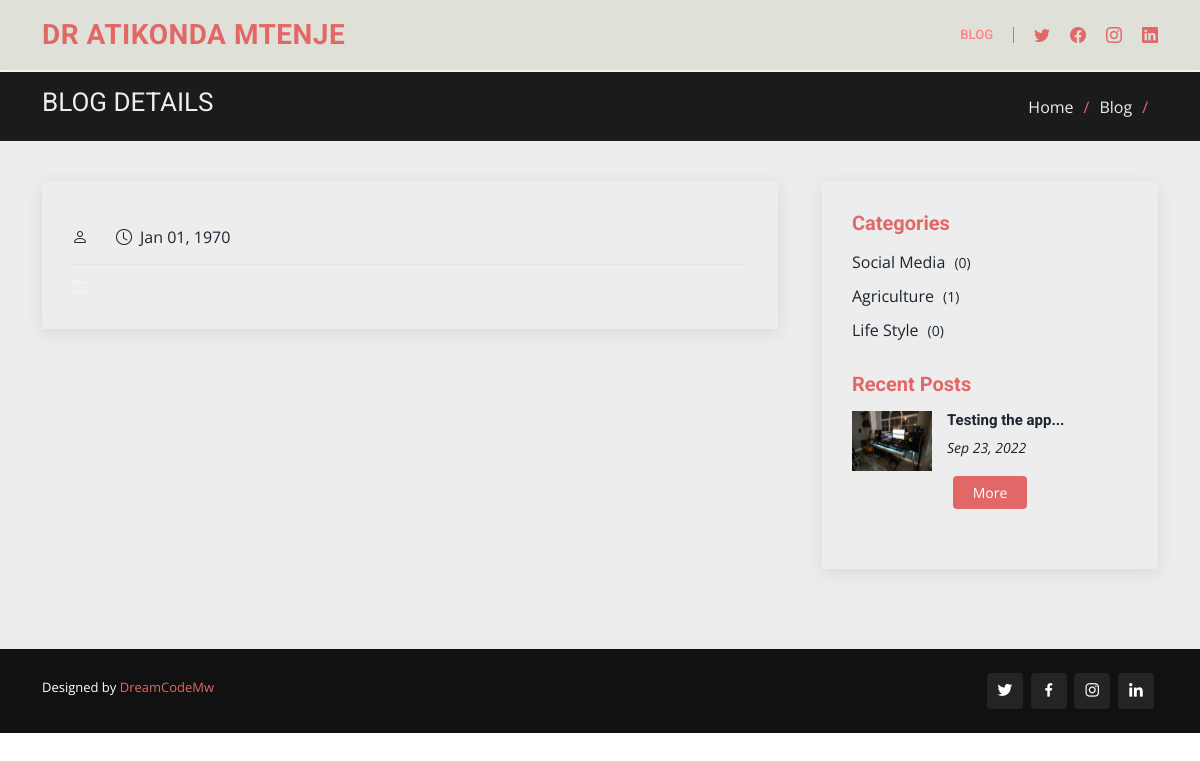
The app's page /blog-details.php, older data.
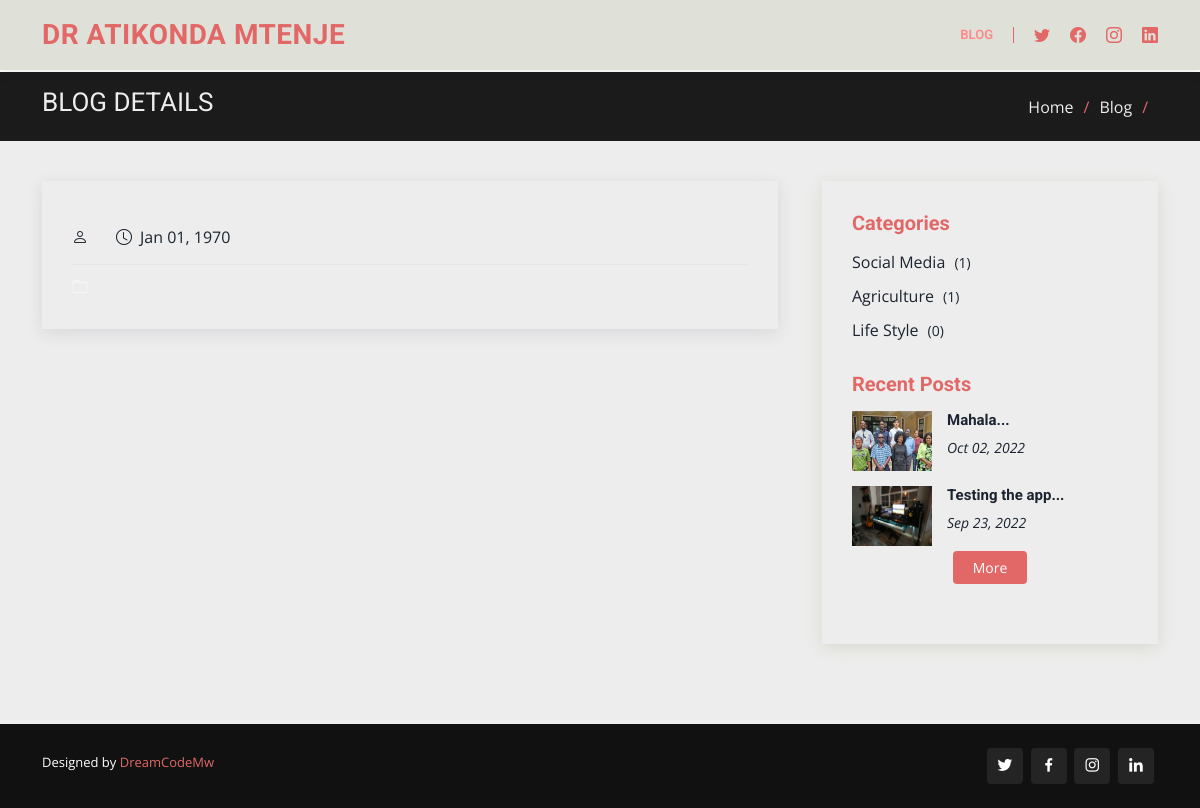
The same page, newer data.
### tables this page shows
CREATE TABLE IF NOT EXISTS `categories` (
  `category_id` int(11) NOT NULL AUTO_INCREMENT,
  `category_name` varchar(100) DEFAULT NULL,
  `upload_date` date DEFAULT NULL,
  PRIMARY KEY (`category_id`)
);

CREATE TABLE IF NOT EXISTS `blogs` (
  `blog_id` int(11) NOT NULL AUTO_INCREMENT,
  `category_id` int(11) DEFAULT NULL,
  `title` varchar(200) DEFAULT NULL,
  `author` varchar(200) DEFAULT NULL,
  `image` varchar(200) DEFAULT NULL,
  `content` text,
  `date` date DEFAULT NULL,
  PRIMARY KEY (`blog_id`)
);

### classes/dbh.class.php (called while the page is built)
<?php
class Dbh{
	private $host = "localhost";
	private $user = "root";
	private $pwd = "";
	private $dbname = "atikonda";
	protected function connect(){
	$dsn = 'mysql:host=' . $this->host . ';dbname='. $this->dbname;
	$pdo =  new PDO($dsn, $this->user, $this->pwd, array(PDO::ATTR_ERRMODE => PDO::ERRMODE_WARNING));
    $pdo->setAttribute(PDO::ATTR_DEFAULT_FETCH_MODE, PDO::FETCH_ASSOC);
    return $pdo;
	}
}
?>

### classes/blog.class.php (called while the page is built, shortened)
<?php
include_once "dbh.class.php";
class Blog extends Dbh
{
    protected function viewsCategories()
    {
        $sql = "SELECT * FROM categories ORDER BY `category_id` DESC";
        $stmt = $this->connect()->query($sql);
        return $stmt->fetchAll();
    }
    protected function viewsBlogWithLimit($start, $end)
    {
        $sql = "SELECT * FROM `blogs` INNER JOIN `categories` ON blogs.category_id = categories.category_id ORDER BY blogs.blog_id DESC LIMIT $start, $end";
        $stmt = $this->connect()->query($sql);
        return $stmt->fetchAll();
    }
    protected function countsBlogAndCategory($id)
    {
        $sql = "SELECT * FROM `blogs` INNER JOIN `categories` ON blogs.category_id = categories.category_id WHERE categories.category_id = ?";
        $stmt = $this->connect()->prepare($sql);
        $stmt->execute([$id]);
        return $stmt->rowCount();
    }
}

### classes/blogcontr.class.php (called while the page is built, shortened)
<?php
include_once "blog.class.php";
class BlogContr extends Blog
{
    public function viewCategories()
    {
        return $this->viewsCategories();
    }
    public function viewBlogWithLimit($start, $end)
    {
        return $this->viewsBlogWithLimit($start, $end);
    }
    public function countBlogAndCategory($id)
    {
        return $this->countsBlogAndCategory($id);
    }
}

### blog-details.php (the view, shortened to what the changed rows need)
<?php
include_once "classes/blogcontr.class.php";
$blog = new BlogContr;
?>
<!DOCTYPE html>
<html lang="en">
<head>
  <link href="assets/vendor/animate.css/animate.min.css" rel="stylesheet">
  <link href="assets/vendor/aos/aos.css" rel="stylesheet">
  <link href="assets/vendor/bootstrap/css/bootstrap.min.css" rel="stylesheet">
  <link href="assets/vendor/bootstrap-icons/bootstrap-icons.css" rel="stylesheet">
  <link href="assets/vendor/boxicons/css/boxicons.min.css" rel="stylesheet">
  <link href="assets/vendor/glightbox/css/glightbox.min.css" rel="stylesheet">
  <link href="assets/vendor/remixicon/remixicon.css" rel="stylesheet">
  <link href="assets/vendor/swiper/swiper-bundle.min.css" rel="stylesheet">
  <link href="assets/css/style1.css" rel="stylesheet">
</head>
<body>
  <header id="header" class="fixed-top">
    <div class="container d-flex align-items-center">
      <h1 class="logo me-auto"><a href="index.php">DR ATIKONDA MTENJE</a></h1>
    </div>
  </header>
  <main id="main">
    <section id="breadcrumbs" class="breadcrumbs">
      <div class="container">
        <div class="d-flex justify-content-between align-items-center">
          <h2>Blog Details</h2>
        </div>
      </div>
    </section>
    <section id="blog" class="blog">
      <div class="container" data-aos="fade-up">
        <div class="row">
          <div class="col-lg-4">
            <div class="sidebar">
              <div class="sidebar-item categories">
                <ul>
                  <?php
                  $row = $blog->viewCategories();
                  foreach ($row as $rw) {
                    $cat_id = $rw['category_id'];
                    $blogs = $blog->countBlogAndCategory($cat_id);
                  ?>
                    <li><a href="blog.php?cat_id=<?php echo $cat_id ?>" class="text-capitalize"><?php echo $rw['category_name'] ?> <span>(<?php echo $blogs; ?>)</span></a></li>
                  <?php } ?>
                </ul>
              </div>
              <div class="sidebar-item recent-posts">
                <?php
                $row = $blog->viewBlogWithLimit(0, 4);
                foreach ($row as $rw) {
                  $date = strtotime($rw['date']);
                ?>
                  <div class="post-item clearfix">
                    <img src="img/blog/<?php echo $rw['image'] ?>" width="60px" height="60px" alt="">
                    <h4><a href="index.php?blog_id=<?php echo $rw['blog_id'] ?>"><?php echo $rw['title'] ?>...</a></h4>
                    <time datetime="2020-01-01"><?php echo date("M d, Y", $date) ?></time>
                  </div>
                <?php } ?>
              </div>
            </div>
          </div>
        </div>
      </div>
    </section>
  </main>
</body>
</html>

Row changes from the older to the newer data that the page shows:
computed for categories "Social Media": blogs "0" → "1"
added blogs: image (picture), title "Mahala", date "Oct 02, 2022"
